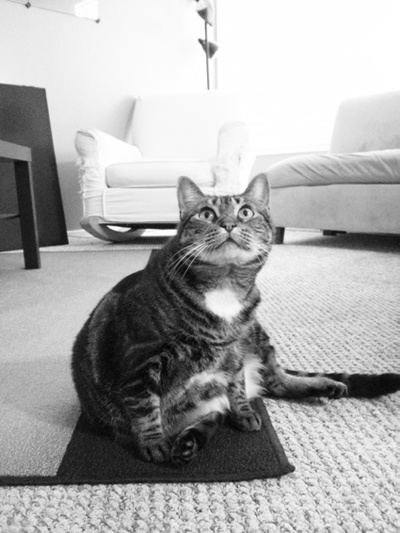
#> input picture 000039.jpg, 400 x 533 px
$ python alt_dither.py 000039.jpg
#> lines starting #> are read from the running program, lines starting #| are printed output that depends on the picture; after the words box and inside, x2 and y2 are one past the last pixel; in counts of white or black regions, pixels touching at a corner belong together
import sys
from PIL import Image
from copy import deepcopy

def flip_image(p):
    q = Image.new(p.mode, (p.height, p.width))
    for x in range(p.width):
        for y in range(p.height):
            curr = p.getpixel((x, y))
            q.putpixel((y, x), curr)
    print(q.size)
    return q

def aitkinson(img):
    img = deepcopy(img)
    # Aitkinson dithering from http://mike.teczno.com/notes/atkinson.html
    for y in range(img.size[1]):
        for x in range(img.size[0]):

            old = img.getpixel((x, y))
            new = threshold[old]
            err = (old - new) >> 3 # divide by 8

            img.putpixel((x, y), new)

            for nxy in [(x+1, y), (x+2, y), (x-1, y+1), (x, y+1), (x+1, y+1), (x, y+2)]:
                try:
                    img.putpixel(nxy, img.getpixel(nxy) + err)
                except IndexError:
                    pass
    return img

orig_img = Image.open(sys.argv[-1]).convert('L')
img = deepcopy(orig_img)
final_img = deepcopy(orig_img)
t_img = flip_image(img)
#> in flip_image, `q = Image.new(p.mode, (p.height, p.width))`: q: PIL image 533x400 L; every value is 0
#> after the loop in flip_image, `for x in range(p.width):`:
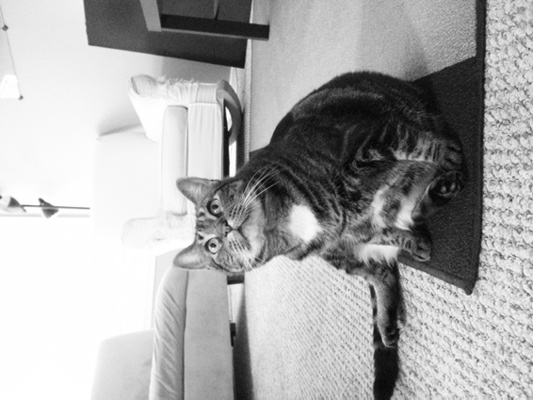
#> q: PIL image 533x400 L; min 2, max 255, mean 170.8
#| (533, 400)

threshold = 128*[0] + 128*[255]
img = aitkinson(img)
#> after the loop in aitkinson, `for y in range(img.size[1]):`:
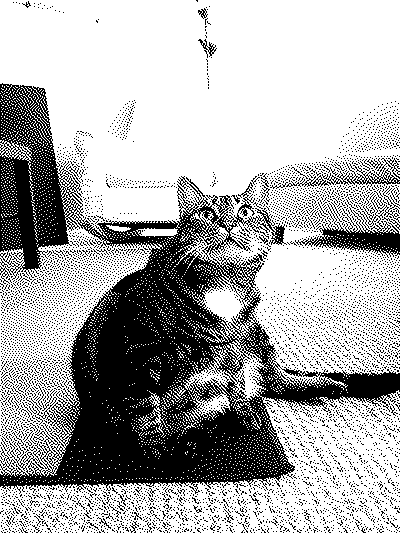
#> img: PIL image 400x533 L; 67.9% white; 6774 black regions (6737 under 20 px), largest, box (x1, y1, x2, y2) and area: (0, 83, 400, 494) 52957, (295, 204, 400, 258) 1708, (286, 158, 400, 187) 628
t_img = aitkinson(t_img)
#> after the loop in aitkinson (call 2), `for y in range(img.size[1]):`:
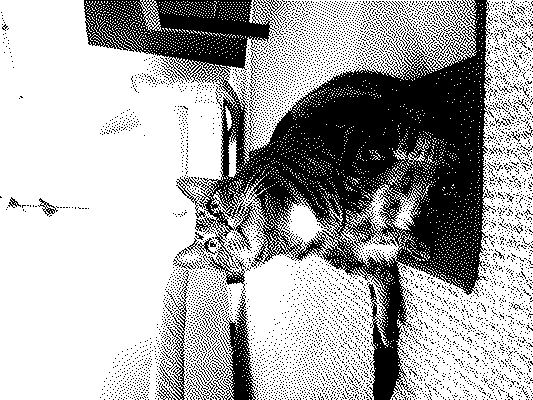
#> img: PIL image 533x400 L; 67.9% white; 6771 black regions (6737 under 20 px), largest, box (x1, y1, x2, y2) and area: (84, 0, 496, 400) 52750, (215, 294, 256, 400) 1623, (159, 270, 189, 400) 740

# un-flip
t_img = flip_image(t_img)
#> in flip_image (call 2), `q = Image.new(p.mode, (p.height, p.width))`: q: PIL image 400x533 L; every value is 0
#> after the loop in flip_image (call 2), `for x in range(p.width):`:
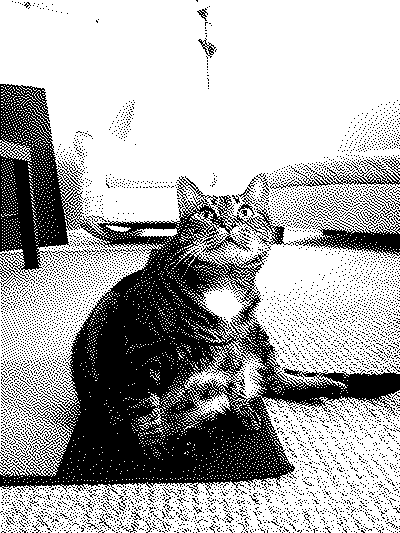
#> q: PIL image 400x533 L; 67.9% white; 6771 black regions (6737 under 20 px), largest, box (x1, y1, x2, y2) and area: (0, 84, 400, 496) 52750, (294, 215, 400, 256) 1623, (270, 159, 400, 189) 740
#| (400, 533)

# Comparison
for x in range(img.size[0]):
    for y in range(img.size[1]):
        if img.getpixel((x, y)) == t_img.getpixel((x, y)):
            final_img.putpixel((x, y), img.getpixel((x, y)))
        else:
            tallies = [0, 0]  # first is regular, second is transpose
            for pos in [(x-1, y-1), (x, y-1), (x+1, y-1), (x-1, y), (x+1, y), (x-1, y+1), (x, y+1), (x+1, y+1)]:
                if not(pos[0] < 0 or pos[1] < 0 or pos[0] >= img.width or pos[1] >= img.height):
                    diff_norm = abs(orig_img.getpixel(pos) - img.getpixel(pos))
                    diff_transpose = abs(orig_img.getpixel(pos) - t_img.getpixel(pos))
                    if diff_norm < diff_transpose:
                        tallies[0] += 1
                    elif diff_transpose < diff_norm:
                        tallies[1] += 1
            if tallies[0] > tallies[1]:
                final_img.putpixel((x, y), img.getpixel((x, y)))
            else:
                final_img.putpixel((x, y), t_img.getpixel((x, y)))
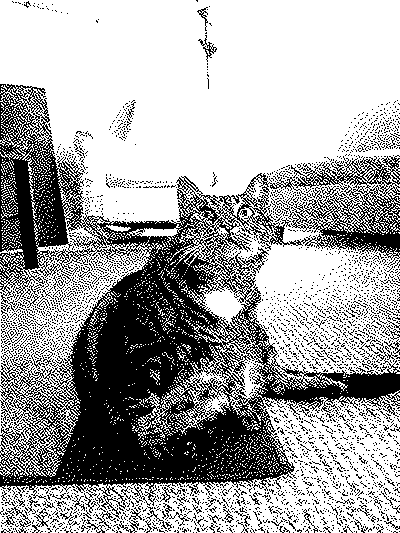
#> final_img: PIL image 400x533 L; 65.3% white; 3473 black regions (3400 under 20 px), largest, box (x1, y1, x2, y2) and area: (0, 84, 400, 519) 61152, (1, 505, 31, 533) 163, (198, 35, 217, 62) 113


final_img.show()
